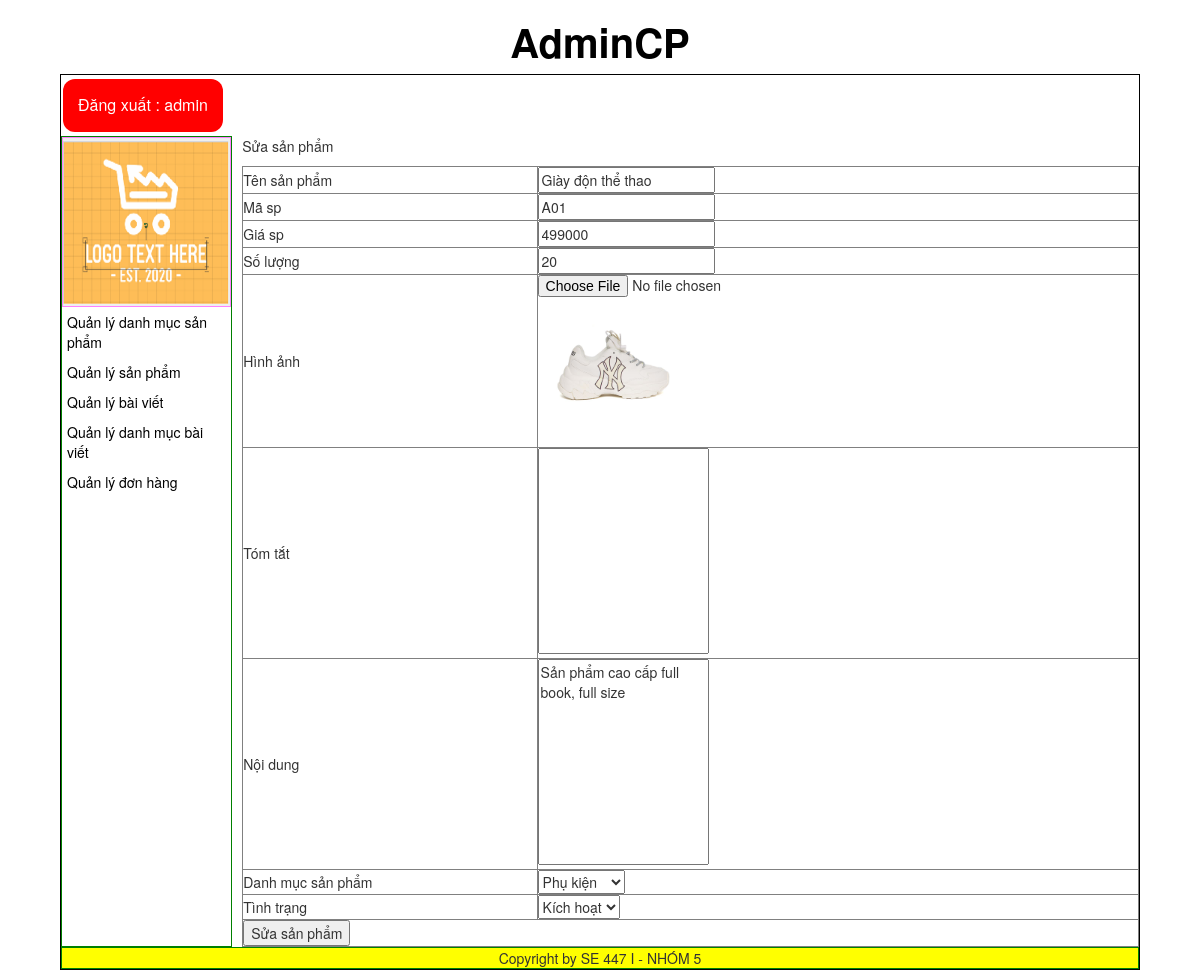
Screenshot of /admincp/index.php?action=quanlysp&query=sua&idsanpham=1 (signed in) with the database file from the repository.
### tables this page shows
CREATE TABLE `sanpham` (
  `id_sanpham` int(11) NOT NULL,
  `tensanpham` varchar(250) NOT NULL,
  `masp` varchar(100) NOT NULL,
  `giasp` varchar(50) NOT NULL,
  `soluong` int(11) NOT NULL,
  `hinhanh` varchar(50) NOT NULL,
  `tomtat` text NOT NULL,
  `noidung` text NOT NULL,
  `tinhtrang` int(11) NOT NULL,
  `id_danhmuc` int(11) NOT NULL
);

### admincp/modules/quanlysp/sua.php (the view, shortened to what this page needs)
<?php
	$sql_sua_sp = "SELECT * FROM sanpham WHERE id_sanpham='$_GET[idsanpham]' LIMIT 1";
	$query_sua_sp = mysqli_query($mysqli,$sql_sua_sp);
?>
<p>Sửa sản phẩm</p>
<table border="1" width="100%" style="border-collapse: collapse;">
<?php
while($row = mysqli_fetch_array($query_sua_sp)) {
?>
 <form method="POST" action="modules/quanlysp/xuly.php?idsanpham=<?php echo $row['id_sanpham'] ?>" enctype="multipart/form-data">
	  <tr>
	  	<td>Tên sản phẩm</td>
	  	<td><input type="text" value="<?php echo $row['tensanpham'] ?>" name="tensanpham"></td>
	  </tr>
	   <tr>
	  	<td>Mã sp</td>
	  	<td><input type="text" value="<?php echo $row['masp'] ?>" name="masp"></td>
	  </tr>
	  <tr>
	  	<td>Giá sp</td>
	  	<td><input type="text" value="<?php echo $row['giasp'] ?>" name="giasp"></td>
	  </tr>
	  <tr>
	  	<td>Số lượng</td>
	  	<td><input type="text" value="<?php echo $row['soluong'] ?>" name="soluong"></td>
	  </tr>
	   <tr>
	  	<td>Hình ảnh</td>
	  	<td>
	  		<input type="file" name="hinhanh">
	  		<img src="modules/quanlysp/uploads/<?php echo $row['hinhanh'] ?>" width="150px">
	  	</td>
	  </tr>
	  <tr>
	  	<td>Tóm tắt</td>
	  	<td><textarea rows="10"  name="tomtat" style="resize: none"><?php echo $row['tomtat'] ?></textarea></td>
	  </tr>
	   <tr>
	  	<td>Nội dung</td>
	  	<td><textarea rows="10"  name="noidung" style="resize: none"><?php echo  $row['noidung'] ?></textarea></td>
	  </tr>
	  <tr>
	    <td>Danh mục sản phẩm</td>
	    <td>
	    	<select name="danhmuc">
	    		<?php
	    		$sql_danhmuc = "SELECT * FROM danhmuc ORDER BY id_danhmuc DESC";
	    		$query_danhmuc = mysqli_query($mysqli,$sql_danhmuc);
	    		while($row_danhmuc = mysqli_fetch_array($query_danhmuc)){
	    			if($row_danhmuc['id_danhmuc']==$row['id_danhmuc']){
	    		?>
	    		<option selected value="<?php echo $row_danhmuc['id_danhmuc'] ?>"><?php echo $row_danhmuc['tendanhmuc'] ?></option>
	    		<?php
	    			}else{
	    		?>
	    		<option value="<?php echo $row_danhmuc['id_danhmuc'] ?>"><?php echo $row_danhmuc['tendanhmuc'] ?></option>
	    		<?php
	    			}
	    		}
	    		?>
	    	</select>
	    </td>
	  </tr>
	  <tr>
	    <td>Tình trạng</td>
	    <td>
	    	<select name="tinhtrang">
	    		<?php
	    		if($row['tinhtrang']==1){
	    		?>
	    		<option value="1" selected>Kích hoạt</option>
	    		<?php
	    		}else{
	    		?>
	    		<option value="1">Kích hoạt</option>
	    		<option value="0" selected>Ẩn</option>
	    		<?php
	    		}
	    		?>
	    	</select>
	    </td>
	  </tr>
	   <tr>
	    <td colspan="2"><input type="submit" name="suasanpham" value="Sửa sản phẩm"></td>
	  </tr>
 </form>
 <?php
 }
 ?>
</table>

### rows the page displays
sanpham: tensanpham "Giày độn thể thao", masp "A01", giasp "499000", soluong "20", hinhanh (picture), noidung "Sản phẩm cao cấp full book, full size", tinhtrang "Kích hoạt"

### other values shown
$_SESSION['dangnhap'] "admin"
form field danhmuc "Phụ kiện"
